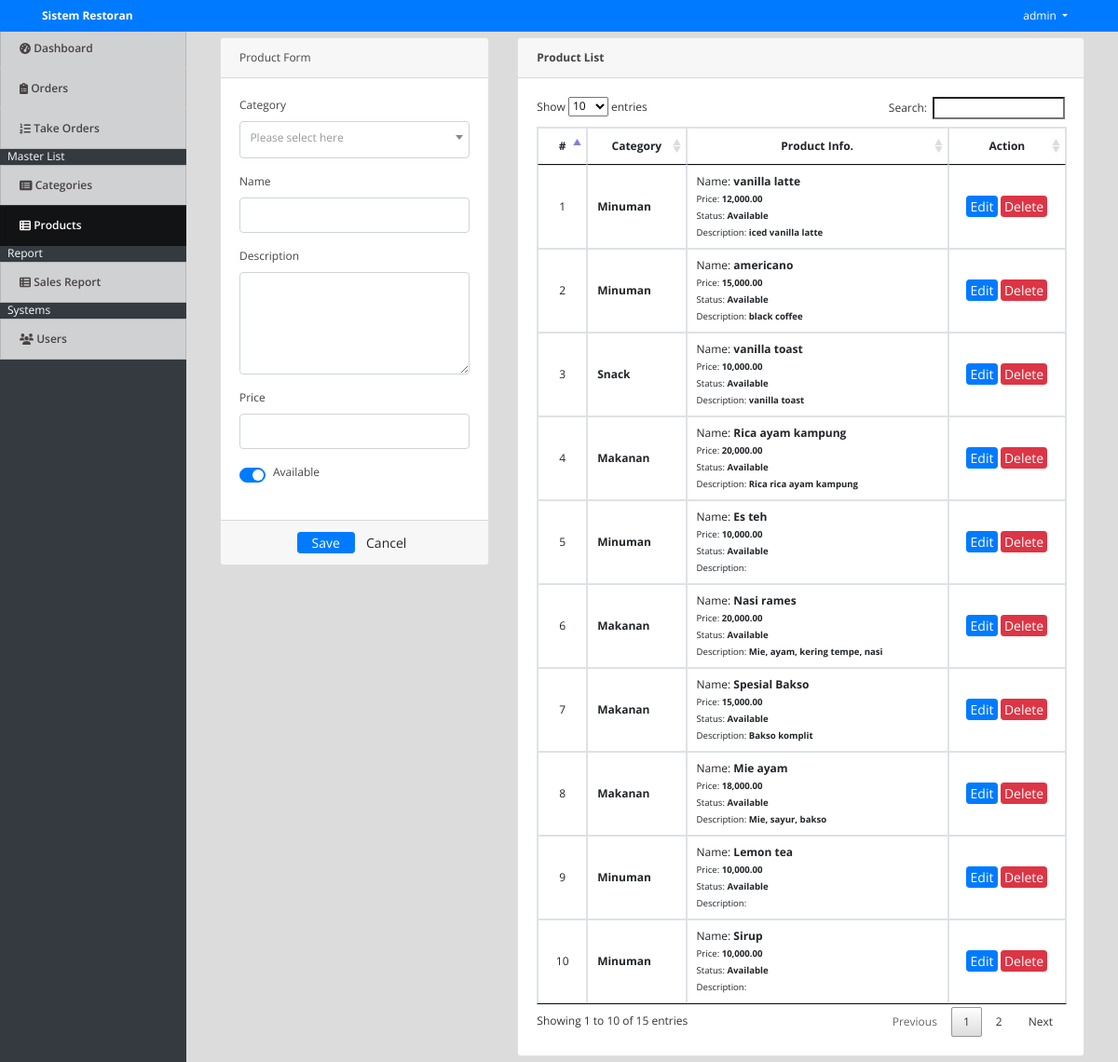
Screenshot of /index.php?page=products (signed in) with the database file from the repository.
### tables this page shows
CREATE TABLE `products` (
  `id` int(30) NOT NULL,
  `category_id` int(30) NOT NULL,
  `name` varchar(200) NOT NULL,
  `description` text NOT NULL,
  `price` float NOT NULL,
  `status` tinyint(1) NOT NULL DEFAULT 1 COMMENT '0=Unavailable,1=Available'
);

### products.php (the view, shortened to what this page needs)
<?php include('db_connect.php');?>
<div class="container-fluid">
    <div class="col-lg-12">
        <div class="row">
            <div class="col-md-4">
                <form action="" id="manage-product">
                    <div class="card">
                        <div class="card-header">
                            Product Form
                        </div>
                        <div class="card-body">
                            <div class="form-group">
                                <label class="control-label">Category</label>
                                    <?php
									$qry = $conn->query("SELECT * FROM categories order by name asc");
									while($row=$qry->fetch_assoc()):
										$cname[$row['id']] = ucwords($row['name']);
									?>
                                    <?php endwhile; ?>
                            </div>
                            <div class="form-group">
                                <label class="control-label">Name</label>
                                <input type="text" class="form-control" name="name">
                            </div>
                            <div class="form-group">
                                <label class="control-label">Description</label>
                                <textarea name="description" id="description" cols="30" rows="4"
                                    class="form-control"></textarea>
                            </div>
                            <div class="form-group">
                                <label class="control-label">Price</label>
                                <input type="number" class="form-control text-right" name="price">
                            </div>
                            <div class="form-group">
                                <div class="custom-control custom-switch">
                                    <label class="custom-control-label" for="status">Available</label>
                                </div>
                            </div>
                        </div>
                        <div class="card-footer">
                            <div class="row">
                                <div class="col-md-12">
                                    <button class="btn btn-sm btn-primary col-sm-3 offset-md-3"> Save</button>
                                    <button class="btn btn-sm btn-default col-sm-3" type="button"
                                        onclick="$('#manage-product').get(0).reset()"> Cancel</button>
                                </div>
                            </div>
                        </div>
                    </div>
                </form>
            </div>
            <div class="col-md-8">
                <div class="card">
                    <div class="card-header">
                        <b>Product List</b>
                    </div>
                    <div class="card-body">
                        <table class="table table-bordered table-hover">
                            <thead>
                                <tr>
                                    <th class="text-center">#</th>
                                    <th class="text-center">Category</th>
                                    <th class="text-center">Product Info.</th>
                                    <th class="text-center">Action</th>
                                </tr>
                            </thead>
                            <tbody>
                                <?php
								$i = 1;
								$product = $conn->query("SELECT * FROM products order by id asc");
								while($row=$product->fetch_assoc()):
								?>
                                <tr>
                                    <td class="text-center"><?php echo $i++ ?></td>
                                    <td class="">
                                        <p><b><?php echo $cname[$row['category_id']] ?></b></p>
                                    </td>
                                    <td class="">
                                        <p>Name: <b><?php echo $row['name'] ?></b></p>
                                        <p><small>Price: <b><?php echo number_format($row['price'],2) ?></b></small></p>
                                        <p><small>Status:
                                                <b><?php echo $row['status'] == 1 ? " Available" : "Unavailable" ?></b></small>
                                        </p>
                                        <p><small>Description: <b><?php echo $row['description'] ?></b></small></p>
                                    </td>
                                    <td class="text-center">
                                        <button class="btn btn-sm btn-primary edit_product" type="button"
                                            data-id="<?php echo $row['id'] ?>"
                                            data-description="<?php echo $row['description'] ?>"
                                            data-name="<?php echo $row['name'] ?>"
                                            data-price="<?php echo $row['price'] ?>"
                                            data-status="<?php echo $row['status'] ?>"
                                            data-category_id="<?php echo $row['category_id'] ?>">Edit</button>
                                        <button class="btn btn-sm btn-danger delete_product" type="button"
                                            data-id="<?php echo $row['id'] ?>">Delete</button>
                                    </td>
                                </tr>
                                <?php endwhile; ?>
                            </tbody>
                        </table>
                    </div>
                </div>
            </div>
        </div>
    </div>
</div>

### assets/css/style.css (style rules this page uses)
body { font-family: "Open Sans", sans-serif; color: #444444; width: 100%; height: calc(100%); font-size: 12px; }
.btn-sm { padding: .0001rem .2rem; }

### index.php (style rules this page uses)
body { background: #80808045; }

### products.php (style rules this page uses)
td { vertical-align: middle !important; }
td p { margin: unset; }
.custom-switch { cursor: pointer; }
.custom-switch * { cursor: pointer; }

### rows the page displays
products: category "Minuman", name "vanilla latte", price "12,000.00", status "Available", description "iced vanilla latte"
products: category "Minuman", name "americano", price "15,000.00", status "Available", description "black coffee"
products: category "Snack", name "vanilla toast", price "10,000.00", status "Available", description "vanilla toast"
products: category "Makanan", name "Rica ayam kampung", price "20,000.00", status "Available", description "Rica rica ayam kampung"
products: category "Minuman", name "Es teh", price "10,000.00", status "Available"
products: category "Makanan", name "Nasi rames", price "20,000.00", status "Available", description "Mie, ayam, kering tempe, nasi"
products: category "Makanan", name "Spesial Bakso", price "15,000.00", status "Available", description "Bakso komplit"
products: category "Makanan", name "Mie ayam", price "18,000.00", status "Available", description "Mie, sayur, bakso"
products: category "Minuman", name "Lemon tea", price "10,000.00", status "Available"
products: category "Minuman", name "Sirup", price "10,000.00", status "Available"

### other values shown
$_SESSION['system']['name'] "Sistem Restoran"
$_SESSION['login_name'] "admin"
